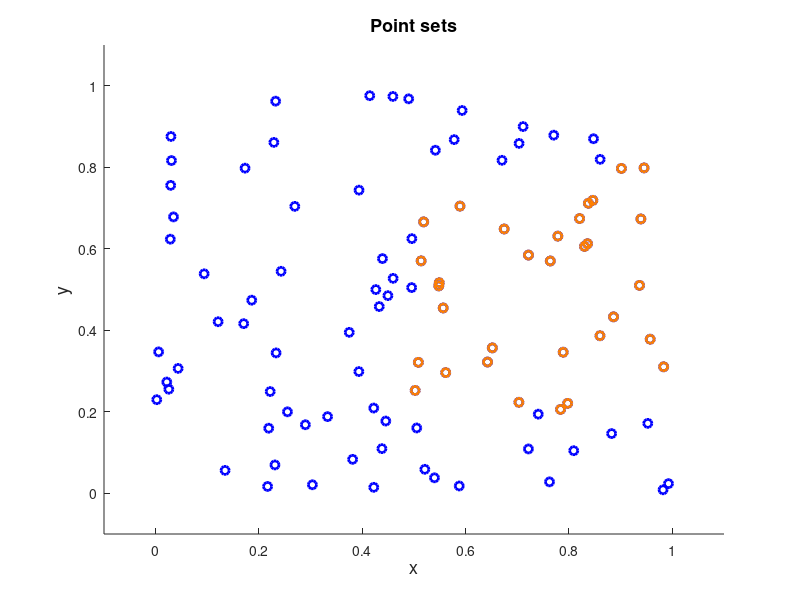

Write the MATLAB code that produced this figure. (Note: this script raises an error after producing the figure.)
%% Concave hull from a 2D scattered point set with a cavity

%% Introduction
% In this example, a 2-dimensional random point set is given, which has an
% internal cavity. The idea for the concave hull creation is to create the
% convex hull of the given point set (point set 1) and then the convex hull
% of a point set which is a subset of the point set 1 and defines the
% cavity (point set 2). Afterwards the common facets of the two convex
% hulls are deleted. The remaining facets are the facets of the concave
% hull.

%% Initial data
% Set the random number generator.
rng(1);
%%
% Set the dimension of the problem.
d=2;
%% 
% Define the random point set 1, which includes the cavity formed by the
% point set 2.
points1=rand(100,2);
%%
% Define the random point set 2, which forms the cavity included in the
% point set 1.
ind=find(points1(:,1)>0.5 & points1(:,2)>0.2 & points1(:,2)<0.8);
points2=points1(ind,:);
%%
% Plot the points defining the region the concave hull of which is to be
% extracted.
figure('Name','Point sets','NumberTitle','off')
scatter(points1(:,1),points1(:,2),...
    'marker','o','MarkerEdgeColor',[0 0 1],'LineWidth',2)
hold on
scatter(points2(:,1),points2(:,2),...
    'marker','o','MarkerEdgeColor',[1 0.5 0],'LineWidth',2)
xlabel('x','FontSize',13);
ylabel('y','FontSize',13);
title('Point sets','FontSize',13)
axis([-0.1 1.1 -0.1 1.1])

%% Processing
% Find the convex hull of the point set 1. Sort the node identities of each
% facet.
ch1=convhull_nd(points1);
ch1=sort(ch1,2);
%%
% Find the convex hull of the point set 2. Make the correspondence to the
% initial indexing $ind$ and sort the node identities of each facet.
ch2=convhull_nd(points2);
ch2=sort(ind(ch2),2);
%%
% Find the common edges of the two convex hulls.
ind2=zeros(0,d);
k=1;
for i=1:size(ch1,1)
    for j=1:size(ch2,1)
        if isequal(ch1(i,:),ch2(j,:))
            ind2(k,:)=[i,j];
            k=k+1;
        end
    end
end
%%
% Find the common edges of the two convex hulls.
ch1(ind2(:,1),:)=[];
ch2(ind2(:,2),:)=[];
%%
% Assemble the remaining facets of the two convex hulls.
chfinal=[ch1;ch2];

%% Plots
% Find the first and the second point identity of each edge of the convex
% hull.
node1=chfinal(:,1);
node2=chfinal(:,2);
%%
% Find the x and y coordinates of the first and second point of each
% edge of the convex hull.
x1=points1(node1,1);
x2=points1(node2,1);
y1=points1(node1,2);
y2=points1(node2,2);
%%
% Arrange the coordinate data.
X1=[x1,x2]';
Y1=[y1,y2]';
%%
% Plot the convex hull.
figure('Name','Concave hull','NumberTitle','off')
line(X1,Y1,'marker','.','markersize',20,'markeredgecolor',[1 0.5 0],...
    'linestyle','-', 'linewidth',2,'color','blue');
xlabel('x','FontSize',13);
ylabel('y','FontSize',13);
title('Concave hull','FontSize',13)
axis([-0.1 1.1 -0.1 1.1])

%% Contact author
%
%  (c) 2014 by George Papazafeiropoulos
%  First Lieutenant, Infrastructure Engineer, Hellenic Air Force
%  Civil Engineer, M.Sc., Ph.D. candidate, NTUA
%
% Email: gpapazafeiropoulos@yahoo.gr
%
% Website: http://users.ntua.gr/gpapazaf/
%

